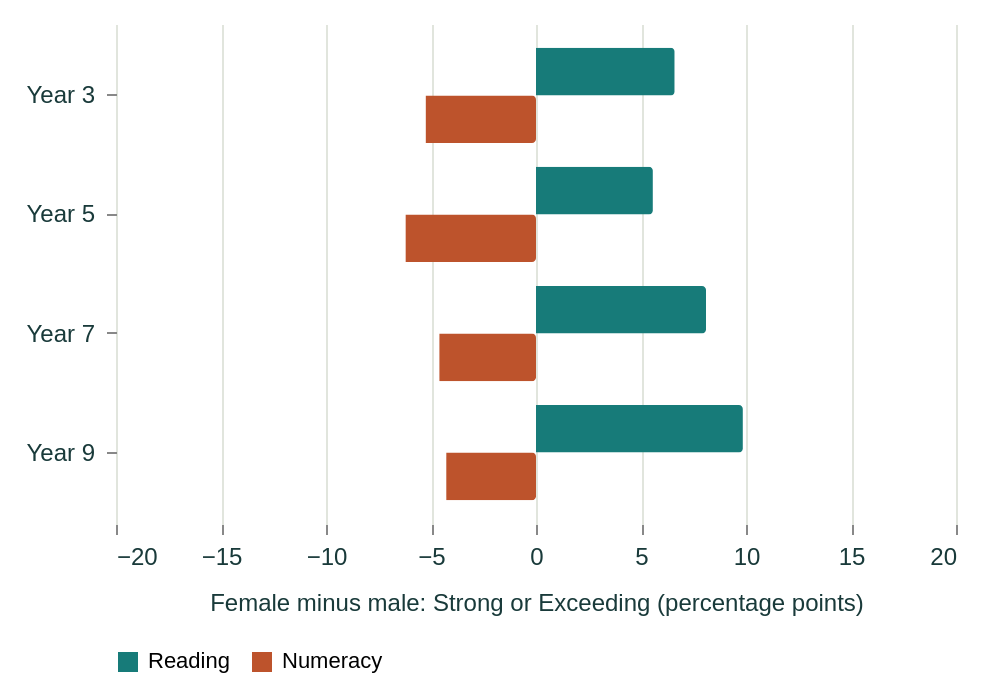

Write the Vega-Lite specification saved for this chart.
### Vega-Lite specification from a JSON file in a GitHub repository (floating-point values rounded to 4 significant figures)
{"$schema": "https://vega.github.io/schema/vega-lite/v5.json", "background": "transparent", "padding": 12, "config": {"font": "Arial", "view": {"stroke": null}, "axis": {"labelFontSize": 12, "titleFontSize": 12, "titleFontWeight": "normal", "labelColor": "#193a3a", "titleColor": "#193a3a", "domain": false, "gridColor": "#e1e5dd", "labelPadding": 6, "titlePadding": 12}, "legend": {"orient": "bottom", "titleLimit": 300, "labelLimit": 220, "labelFontSize": 11, "titleFontSize": 11, "titleFontWeight": "normal"}, "title": {"anchor": "start", "fontSize": 14, "color": "#193a3a"}}, "width": 420, "height": 250, "data": {"values": [{"grade": "Year 3", "domain": "Reading", "gap": 6.604}, {"grade": "Year 3", "domain": "Numeracy", "gap": -5.259}, {"grade": "Year 5", "domain": "Reading", "gap": 5.566}, {"grade": "Year 5", "domain": "Numeracy", "gap": -6.218}, {"grade": "Year 7", "domain": "Reading", "gap": 8.096}, {"grade": "Year 7", "domain": "Numeracy", "gap": -4.608}, {"grade": "Year 9", "domain": "Reading", "gap": 9.852}, {"grade": "Year 9", "domain": "Numeracy", "gap": -4.278}]}, "mark": {"type": "bar", "cornerRadiusEnd": 2}, "encoding": {"y": {"field": "grade", "type": "ordinal", "title": null, "sort": ["Year 3", "Year 5", "Year 7", "Year 9"]}, "yOffset": {"field": "domain"}, "x": {"field": "gap", "type": "quantitative", "title": "Female minus male: Strong or Exceeding (percentage points)", "scale": {"domain": [-20, 20]}}, "color": {"field": "domain", "type": "nominal", "scale": {"domain": ["Reading", "Numeracy"], "range": ["#177b79", "#bd532c"]}, "legend": {"title": null}}, "tooltip": [{"field": "grade", "title": "Year level"}, {"field": "domain", "title": "Subject"}, {"field": "gap", "title": "Female minus male (pp)", "format": ".1f"}]}}
